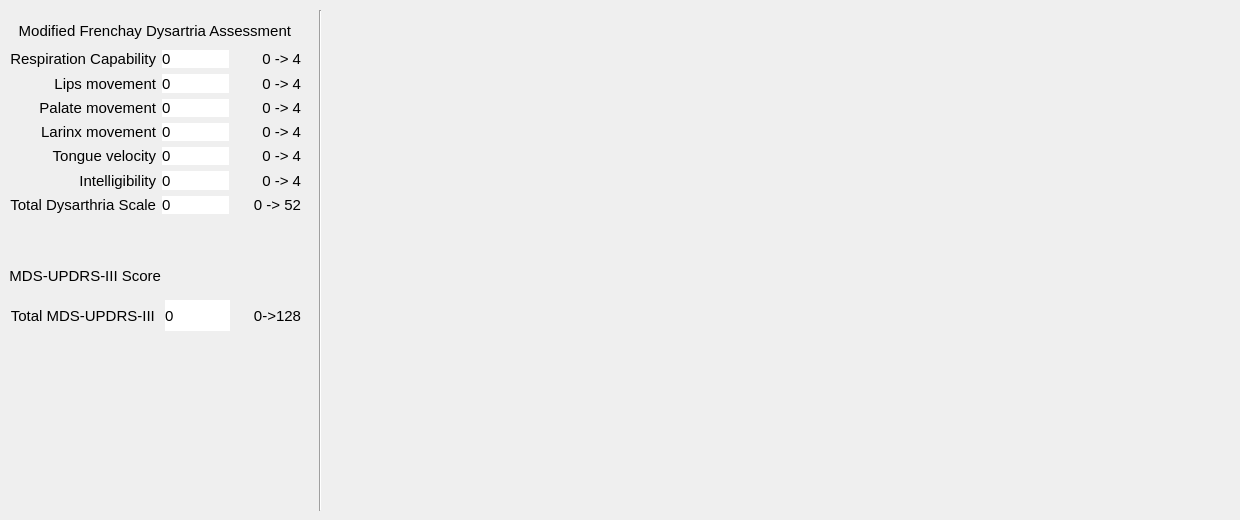
    <widget class="QWidget" name="tab_6">
     <attribute name="title">
      <string>Evaluation</string>
     </attribute>
     <widget class="QLabel" name="evalmFDA">
      <property name="geometry">
       <rect>
        <x>390</x>
        <y>50</y>
        <width>841</width>
        <height>411</height>
       </rect>
      </property>
      <property name="text">
       <string/>
      </property>
     </widget>
     <widget class="Line" name="line_4">
      <property name="geometry">
       <rect>
        <x>310</x>
        <y>10</y>
        <width>20</width>
        <height>501</height>
       </rect>
      </property>
      <property name="orientation">
       <enum>Qt::Vertical</enum>
      </property>
     </widget>
     <widget class="QWidget" name="gridLayoutWidget_6">
      <property name="geometry">
       <rect>
        <x>10</x>
        <y>50</y>
        <width>291</width>
        <height>164</height>
       </rect>
      </property>
      <layout class="QGridLayout" name="gridLayout_6">
       <item row="3" column="2">
        <widget class="QLabel" name="label_127">
         <property name="font">
          <font>
           <pointsize>11</pointsize>
          </font>
         </property>
         <property name="text">
          <string>0 -&gt; 4</string>
         </property>
         <property name="alignment">
          <set>Qt::AlignRight|Qt::AlignTrailing|Qt::AlignVCenter</set>
         </property>
        </widget>
       </item>
       <item row="4" column="2">
        <widget class="QLabel" name="label_129">
         <property name="font">
          <font>
           <pointsize>11</pointsize>
          </font>
         </property>
         <property name="text">
          <string>0 -&gt; 4</string>
         </property>
         <property name="alignment">
          <set>Qt::AlignRight|Qt::AlignTrailing|Qt::AlignVCenter</set>
         </property>
        </widget>
       </item>
       <item row="1" column="2">
        <widget class="QLabel" name="label_120">
         <property name="font">
          <font>
           <pointsize>11</pointsize>
          </font>
         </property>
         <property name="text">
          <string>0 -&gt; 4</string>
         </property>
         <property name="alignment">
          <set>Qt::AlignRight|Qt::AlignTrailing|Qt::AlignVCenter</set>
         </property>
        </widget>
       </item>
       <item row="6" column="1">
        <widget class="QLabel" name="label_135">
         <property name="font">
          <font>
           <pointsize>11</pointsize>
          </font>
         </property>
         <property name="styleSheet">
          <string notr="true">background-color: rgb(255, 255, 255);
border-color: rgb(0, 0, 0);</string>
         </property>
         <property name="text">
          <string>0</string>
         </property>
        </widget>
       </item>
       <item row="6" column="2">
        <widget class="QLabel" name="label_136">
         <property name="font">
          <font>
           <pointsize>11</pointsize>
          </font>
         </property>
         <property name="text">
          <string>0 -&gt; 4</string>
         </property>
         <property name="alignment">
          <set>Qt::AlignRight|Qt::AlignTrailing|Qt::AlignVCenter</set>
         </property>
        </widget>
       </item>
       <item row="1" column="0">
        <widget class="QLabel" name="label_121">
         <property name="font">
          <font>
           <pointsize>11</pointsize>
          </font>
         </property>
         <property name="text">
          <string>Respiration Capability</string>
         </property>
         <property name="alignment">
          <set>Qt::AlignRight|Qt::AlignTrailing|Qt::AlignVCenter</set>
         </property>
        </widget>
       </item>
       <item row="5" column="2">
        <widget class="QLabel" name="label_132">
         <property name="font">
          <font>
           <pointsize>11</pointsize>
          </font>
         </property>
         <property name="text">
          <string>0 -&gt; 4</string>
         </property>
         <property name="alignment">
          <set>Qt::AlignRight|Qt::AlignTrailing|Qt::AlignVCenter</set>
         </property>
        </widget>
       </item>
       <item row="3" column="0">
        <widget class="QLabel" name="label_126">
         <property name="font">
          <font>
           <pointsize>11</pointsize>
          </font>
         </property>
         <property name="text">
          <string>Palate movement</string>
         </property>
         <property name="alignment">
          <set>Qt::AlignRight|Qt::AlignTrailing|Qt::AlignVCenter</set>
         </property>
        </widget>
       </item>
       <item row="2" column="1">
        <widget class="QLabel" name="label_123">
         <property name="font">
          <font>
           <pointsize>11</pointsize>
          </font>
         </property>
         <property name="styleSheet">
          <string notr="true">background-color: rgb(255, 255, 255);
border-color: rgb(0, 0, 0);</string>
         </property>
         <property name="text">
          <string>0</string>
         </property>
        </widget>
       </item>
       <item row="3" column="1">
        <widget class="QLabel" name="label_125">
         <property name="font">
          <font>
           <pointsize>11</pointsize>
          </font>
         </property>
         <property name="styleSheet">
          <string notr="true">background-color: rgb(255, 255, 255);
border-color: rgb(0, 0, 0);</string>
         </property>
         <property name="text">
          <string>0</string>
         </property>
        </widget>
       </item>
       <item row="1" column="1">
        <widget class="QLabel" name="label_119">
         <property name="font">
          <font>
           <pointsize>11</pointsize>
          </font>
         </property>
         <property name="styleSheet">
          <string notr="true">background-color: rgb(255, 255, 255);
border-color: rgb(0, 0, 0);</string>
         </property>
         <property name="text">
          <string>0</string>
         </property>
        </widget>
       </item>
       <item row="2" column="0">
        <widget class="QLabel" name="label_124">
         <property name="font">
          <font>
           <pointsize>11</pointsize>
          </font>
         </property>
         <property name="text">
          <string>Lips movement</string>
         </property>
         <property name="alignment">
          <set>Qt::AlignRight|Qt::AlignTrailing|Qt::AlignVCenter</set>
         </property>
        </widget>
       </item>
       <item row="4" column="1">
        <widget class="QLabel" name="label_130">
         <property name="font">
          <font>
           <pointsize>11</pointsize>
          </font>
         </property>
         <property name="styleSheet">
          <string notr="true">background-color: rgb(255, 255, 255);
border-color: rgb(0, 0, 0);</string>
         </property>
         <property name="text">
          <string>0</string>
         </property>
        </widget>
       </item>
       <item row="5" column="1">
        <widget class="QLabel" name="label_133">
         <property name="font">
          <font>
           <pointsize>11</pointsize>
          </font>
         </property>
         <property name="styleSheet">
          <string notr="true">background-color: rgb(255, 255, 255);
border-color: rgb(0, 0, 0);</string>
         </property>
         <property name="text">
          <string>0</string>
         </property>
        </widget>
       </item>
       <item row="6" column="0">
        <widget class="QLabel" name="label_134">
         <property name="font">
          <font>
           <pointsize>11</pointsize>
          </font>
         </property>
         <property name="text">
          <string>Intelligibility</string>
         </property>
         <property name="alignment">
          <set>Qt::AlignRight|Qt::AlignTrailing|Qt::AlignVCenter</set>
         </property>
        </widget>
       </item>
       <item row="5" column="0">
        <widget class="QLabel" name="label_131">
         <property name="font">
          <font>
           <pointsize>11</pointsize>
          </font>
         </property>
         <property name="text">
          <string>Tongue velocity</string>
         </property>
         <property name="alignment">
          <set>Qt::AlignRight|Qt::AlignTrailing|Qt::AlignVCenter</set>
         </property>
        </widget>
       </item>
       <item row="2" column="2">
        <widget class="QLabel" name="label_122">
         <property name="font">
          <font>
           <pointsize>11</pointsize>
          </font>
         </property>
         <property name="text">
          <string>0 -&gt; 4</string>
         </property>
         <property name="alignment">
          <set>Qt::AlignRight|Qt::AlignTrailing|Qt::AlignVCenter</set>
         </property>
        </widget>
       </item>
       <item row="4" column="0">
        <widget class="QLabel" name="label_128">
         <property name="font">
          <font>
           <pointsize>11</pointsize>
          </font>
         </property>
         <property name="text">
          <string>Larinx movement</string>
         </property>
         <property name="alignment">
          <set>Qt::AlignRight|Qt::AlignTrailing|Qt::AlignVCenter</set>
         </property>
        </widget>
       </item>
       <item row="7" column="0">
        <widget class="QLabel" name="label_142">
         <property name="font">
          <font>
           <pointsize>11</pointsize>
          </font>
         </property>
         <property name="text">
          <string>Total Dysarthria Scale</string>
         </property>
         <property name="alignment">
          <set>Qt::AlignRight|Qt::AlignTrailing|Qt::AlignVCenter</set>
         </property>
        </widget>
       </item>
       <item row="7" column="1">
        <widget class="QLabel" name="label_140">
         <property name="font">
          <font>
           <pointsize>11</pointsize>
          </font>
         </property>
         <property name="styleSheet">
          <string notr="true">background-color: rgb(255, 255, 255);
border-color: rgb(0, 0, 0);</string>
         </property>
         <property name="text">
          <string>0</string>
         </property>
        </widget>
       </item>
       <item row="7" column="2">
        <widget class="QLabel" name="label_141">
         <property name="font">
          <font>
           <pointsize>11</pointsize>
          </font>
         </property>
         <property name="text">
          <string>0 -&gt; 52</string>
         </property>
         <property name="alignment">
          <set>Qt::AlignRight|Qt::AlignTrailing|Qt::AlignVCenter</set>
         </property>
        </widget>
       </item>
      </layout>
     </widget>
     <widget class="QLabel" name="label_211">
      <property name="geometry">
       <rect>
        <x>10</x>
        <y>20</y>
        <width>281</width>
        <height>21</height>
       </rect>
      </property>
      <property name="font">
       <font>
        <pointsize>11</pointsize>
       </font>
      </property>
      <property name="text">
       <string>Modified Frenchay Dysartria Assessment</string>
      </property>
      <property name="alignment">
       <set>Qt::AlignRight|Qt::AlignTrailing|Qt::AlignVCenter</set>
      </property>
     </widget>
     <widget class="QLabel" name="label_212">
      <property name="geometry">
       <rect>
        <x>10</x>
        <y>260</y>
        <width>151</width>
        <height>31</height>
       </rect>
      </property>
      <property name="font">
       <font>
        <pointsize>11</pointsize>
       </font>
      </property>
      <property name="text">
       <string>MDS-UPDRS-III Score</string>
      </property>
      <property name="alignment">
       <set>Qt::AlignRight|Qt::AlignTrailing|Qt::AlignVCenter</set>
      </property>
     </widget>
     <widget class="QWidget" name="gridLayoutWidget_7">
      <property name="geometry">
       <rect>
        <x>10</x>
        <y>300</y>
        <width>291</width>
        <height>31</height>
       </rect>
      </property>
      <layout class="QGridLayout" name="gridLayout_7">
       <item row="0" column="0">
        <widget class="QLabel" name="label_144">
         <property name="font">
          <font>
           <pointsize>11</pointsize>
          </font>
         </property>
         <property name="text">
          <string>Total MDS-UPDRS-III </string>
         </property>
         <property name="alignment">
          <set>Qt::AlignRight|Qt::AlignTrailing|Qt::AlignVCenter</set>
         </property>
        </widget>
       </item>
       <item row="0" column="1">
        <widget class="QLabel" name="label_145">
         <property name="font">
          <font>
           <pointsize>11</pointsize>
          </font>
         </property>
         <property name="styleSheet">
          <string notr="true">background-color: rgb(255, 255, 255);
border-color: rgb(0, 0, 0);</string>
         </property>
         <property name="text">
          <string>0</string>
         </property>
        </widget>
       </item>
       <item row="0" column="2">
        <widget class="QLabel" name="label_143">
         <property name="font">
          <font>
           <pointsize>11</pointsize>
          </font>
         </property>
         <property name="text">
          <string>0-&gt;128</string>
         </property>
         <property name="alignment">
          <set>Qt::AlignRight|Qt::AlignTrailing|Qt::AlignVCenter</set>
         </property>
        </widget>
       </item>
      </layout>
     </widget>
    </widget>
